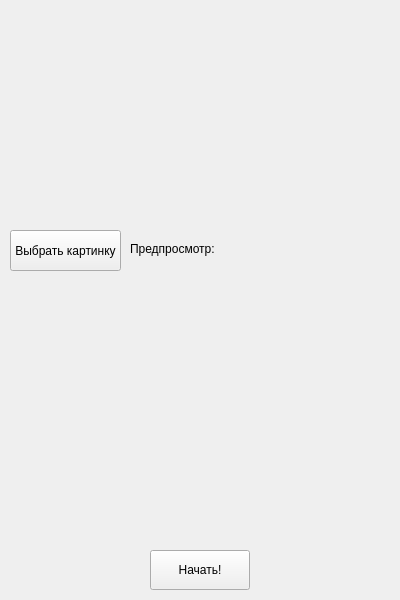
<?xml version="1.0" encoding="UTF-8"?>
<ui version="4.0">
 <class>Form</class>
 <widget class="QWidget" name="Form">
  <property name="geometry">
   <rect>
    <x>0</x>
    <y>0</y>
    <width>400</width>
    <height>600</height>
   </rect>
  </property>
  <property name="windowTitle">
   <string>Start</string>
  </property>
  <widget class="QLabel" name="labelHello">
   <property name="geometry">
    <rect>
     <x>10</x>
     <y>10</y>
     <width>370</width>
     <height>160</height>
    </rect>
   </property>
   <property name="text">
    <string/>
   </property>
  </widget>
  <widget class="QPushButton" name="pushButton">
   <property name="geometry">
    <rect>
     <x>150</x>
     <y>550</y>
     <width>100</width>
     <height>40</height>
    </rect>
   </property>
   <property name="text">
    <string>Начать!</string>
   </property>
  </widget>
  <widget class="QPushButton" name="pushButton_2">
   <property name="geometry">
    <rect>
     <x>10</x>
     <y>230</y>
     <width>111</width>
     <height>41</height>
    </rect>
   </property>
   <property name="text">
    <string>Выбрать картинку</string>
   </property>
  </widget>
  <widget class="QLabel" name="label">
   <property name="geometry">
    <rect>
     <x>130</x>
     <y>238</y>
     <width>91</width>
     <height>21</height>
    </rect>
   </property>
   <property name="text">
    <string>Предпросмотр:</string>
   </property>
  </widget>
  <widget class="QLabel" name="labelPreview">
   <property name="geometry">
    <rect>
     <x>220</x>
     <y>200</y>
     <width>100</width>
     <height>100</height>
    </rect>
   </property>
   <property name="text">
    <string/>
   </property>
  </widget>
 </widget>
 <resources/>
 <connections/>
</ui>
